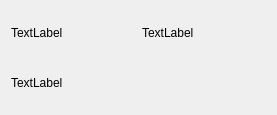
<?xml version="1.0" encoding="UTF-8"?>
<ui version="4.0">
 <class>FileListItem</class>
 <widget class="QWidget" name="FileListItem">
  <property name="geometry">
   <rect>
    <x>0</x>
    <y>0</y>
    <width>277</width>
    <height>115</height>
   </rect>
  </property>
  <property name="windowTitle">
   <string>Form</string>
  </property>
  <layout class="QGridLayout" name="gridLayout_2">
   <item row="0" column="1">
    <layout class="QGridLayout" name="namegrid">
     <item row="0" column="0">
      <widget class="QLabel" name="name">
       <property name="text">
        <string>TextLabel</string>
       </property>
      </widget>
     </item>
     <item row="0" column="1">
      <widget class="QLabel" name="type">
       <property name="text">
        <string>TextLabel</string>
       </property>
      </widget>
     </item>
    </layout>
   </item>
   <item row="1" column="1">
    <layout class="QHBoxLayout" name="taggrid">
     <item>
      <widget class="QLabel" name="tag">
       <property name="mouseTracking">
        <bool>false</bool>
       </property>
       <property name="text">
        <string>TextLabel</string>
       </property>
      </widget>
     </item>
    </layout>
   </item>
   <item row="0" column="0" rowspan="2">
    <layout class="QGridLayout" name="icongrid"/>
   </item>
  </layout>
 </widget>
 <resources/>
 <connections/>
</ui>
